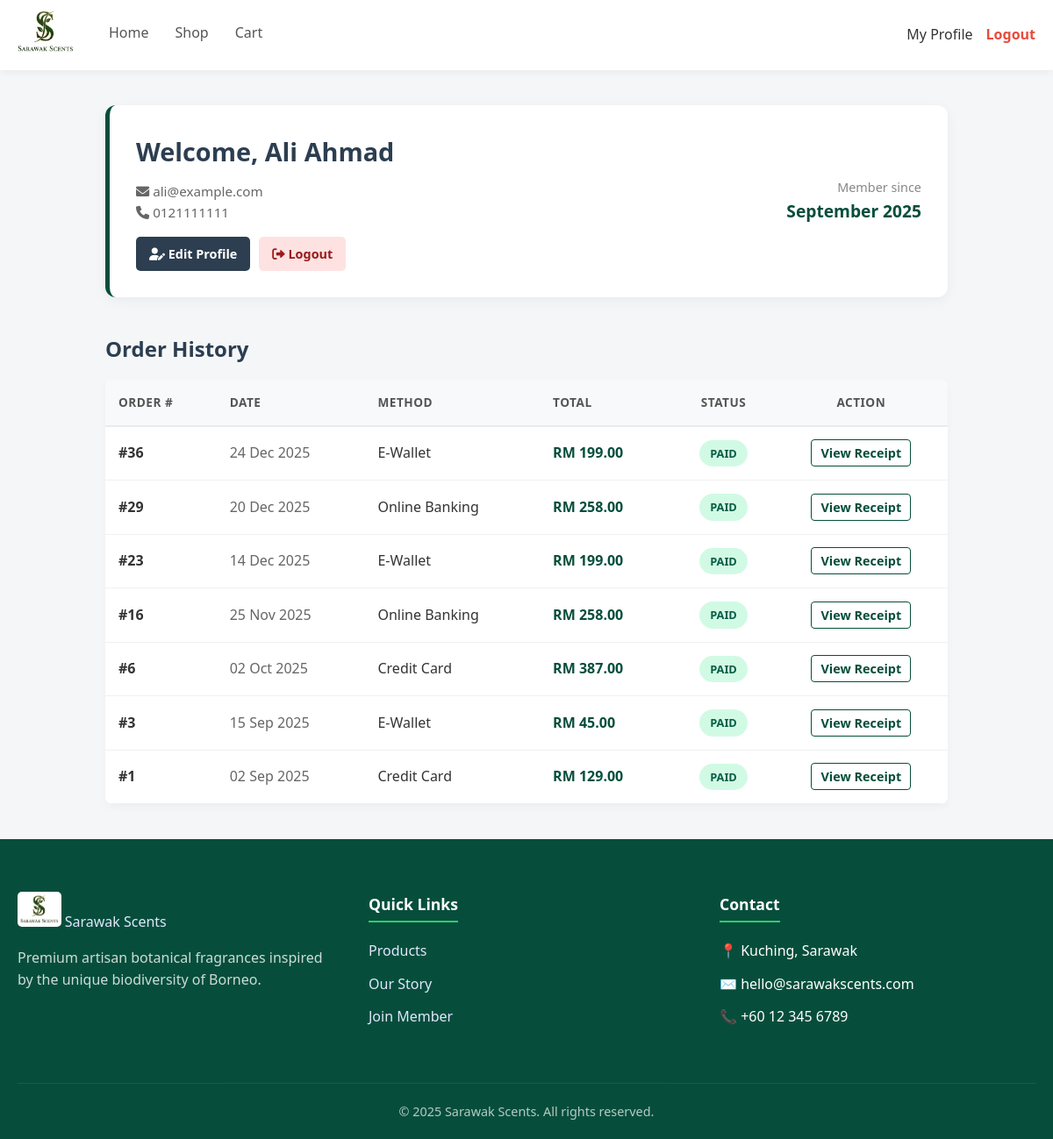
The app's page /profile.php (signed in) with its own data.
### tables this page shows
CREATE TABLE users (
    user_id INT AUTO_INCREMENT PRIMARY KEY,
    full_name VARCHAR(100) NOT NULL,
    email VARCHAR(100) NOT NULL UNIQUE,
    password VARCHAR(255) NOT NULL, 
    phone_number VARCHAR(20),
    otp_code VARCHAR(10) DEFAULT NULL,
    role ENUM('member', 'admin') DEFAULT 'member',
    address TEXT,
    created_at TIMESTAMP DEFAULT CURRENT_TIMESTAMP
);

CREATE TABLE transactions (
    transaction_id INT AUTO_INCREMENT PRIMARY KEY,
    order_id INT NOT NULL,
    payment_method VARCHAR(50),
    payment_status ENUM('Success', 'Failed') DEFAULT 'Success',
    transaction_date TIMESTAMP DEFAULT CURRENT_TIMESTAMP,
    FOREIGN KEY (order_id) REFERENCES orders(order_id)
);

CREATE TABLE orders (
    order_id INT AUTO_INCREMENT PRIMARY KEY,
    user_id INT NOT NULL,
    total_amount DECIMAL(10,2) NOT NULL,
    order_date TIMESTAMP DEFAULT CURRENT_TIMESTAMP,
    status ENUM('Pending', 'Paid', 'Shipped', 'Cancelled') DEFAULT 'Paid',
    FOREIGN KEY (user_id) REFERENCES users(user_id)
);

### profile.php (the view, shortened to what this page needs)
<?php
include 'includes/db_connect.php';
$user_id = $_SESSION['user_id'];
$user_sql = "SELECT * FROM users WHERE user_id = $user_id";
$user_res = mysqli_query($conn, $user_sql);
$user = mysqli_fetch_assoc($user_res);
$order_sql = "SELECT o.*, t.payment_method
              FROM orders o
              LEFT JOIN transactions t ON o.order_id = t.order_id
              WHERE o.user_id = $user_id
              ORDER BY o.order_date DESC";
$orders = mysqli_query($conn, $order_sql);
include 'includes/header.php';
?>
<div class="profile-container">
    <div class="profile-header">
        <div class="user-info">
            <h1>Welcome, <?php echo htmlspecialchars($user['full_name']); ?></h1>
            <div class="user-details">
                <div><i class="fas fa-envelope"></i> <?php echo htmlspecialchars($user['email']); ?></div>
                <div><i class="fas fa-phone"></i> <?php echo htmlspecialchars($user['phone_number']); ?></div>
            </div>
            <div class="profile-actions">
                <a href="edit_profile.php" class="btn-edit">
                    <i class="fas fa-user-edit"></i> Edit Profile
                </a>
                <a href="logout.php" onclick="return confirm('Are you sure?');" class="btn-logout-soft">
                    <i class="fas fa-sign-out-alt"></i> Logout
                </a>
            </div>
        </div>
        <div class="user-meta">
            <div>Member since</div>
            <div style="font-size: 1.2rem; font-weight: bold; color: #064e3b;">
                <?php echo date('F Y', strtotime($user['created_at'])); ?>
            </div>
        </div>
    </div>
    <h2 class="section-title">Order History</h2>
    <?php if (mysqli_num_rows($orders) > 0): ?>
        <table class="cart-table"> <thead>
                <tr>
                    <th>Order #</th>
                    <th>Date</th>
                    <th>Method</th>
                    <th>Total</th>
                    <th style="text-align: center;">Status</th>
                    <th style="text-align: center;">Action</th>
                </tr>
            </thead>
            <tbody>
                <?php while ($ord = mysqli_fetch_assoc($orders)): ?>
                    <tr>
                        <td data-label="Order #">
                            <strong>#<?php echo $ord['order_id']; ?></strong>
                        </td>
                        <td data-label="Date" style="color: #666;">
                            <?php echo date('d M Y', strtotime($ord['order_date'])); ?>
                        </td>
                        <td data-label="Method">
                            <?php echo htmlspecialchars($ord['payment_method'] ?? 'Online'); ?>
                        </td>
                        <td data-label="Total" style="color: #064e3b; font-weight: bold;">
                            RM <?php echo number_format($ord['total_amount'], 2); ?>
                        </td>
                        <td data-label="Status" style="text-align: center;">
                            <?php
                                $statusClass = 'status-pending';
                                if ($ord['status'] == 'Paid') $statusClass = 'status-paid';
                                elseif ($ord['status'] == 'Shipped') $statusClass = 'status-shipped';
                                elseif ($ord['status'] == 'Cancelled') $statusClass = 'status-cancelled';
                            ?>
                            <span class="status-badge <?php echo $statusClass; ?>">
                                <?php echo htmlspecialchars($ord['status']); ?>
                            </span>
                        </td>
                        <td data-label="Action" style="text-align: center;">
                            <a href="receipt.php?order_id=<?php echo $ord['order_id']; ?>" class="receipt-link">
                                View Receipt
                            </a>
                        </td>
                    </tr>
                <?php endwhile; ?>
            </tbody>
        </table>
    <?php endif; ?>
</div>
<?php include 'includes/footer.php'; ?>

### includes/header.php (shortened to what this page needs)
<?php
$isInAdmin = strpos($_SERVER['REQUEST_URI'], '/admin/') !== false;
$basePath = $isInAdmin ? '../' : '';
$current_page = basename($_SERVER['PHP_SELF']);
?>
<!DOCTYPE html>
<html lang="en">
<head>
    <link rel="stylesheet" href="https://cdnjs.cloudflare.com/ajax/libs/font-awesome/6.0.0/css/all.min.css">
    <link rel="stylesheet" href="<?php echo $basePath; ?>css/style.css">
</head>
<body class="with-fixed-header">
    <nav class="navbar">
        <div class="nav-container">
            <a href="<?php echo $basePath; ?>index.php" class="nav-logo">
                <img src="<?php echo $basePath; ?>assets/images/Sarawak_Scents_Logo.png" alt="Sarawak Scents">
            </a>
            <div class="nav-menu" id="navMenu">
                <ul class="nav-links">
                    <li><a href="<?php echo $basePath; ?>index.php" class="<?php echo ($current_page == 'index.php') ? 'active' : ''; ?>">Home</a></li>
                    <li><a href="<?php echo $basePath; ?>shop.php" class="<?php echo ($current_page == 'shop.php') ? 'active' : ''; ?>">Shop</a></li>
                    <li>
                        <a href="<?php echo $basePath; ?>cart.php" class="<?php echo ($current_page == 'cart.php') ? 'active' : ''; ?>">
                            Cart
                        </a>
                    </li>
                </ul>
                <ul class="nav-auth">
                    <?php if (isset($_SESSION['user_id'])): ?>
                        <?php if (isset($_SESSION['role']) && $_SESSION['role'] === 'admin'): ?>
                            <li><a href="<?php echo $basePath; ?>admin/dashboard.php" class="btn-admin-link">Admin Panel</a></li>
                        <?php else: ?>
                            <li><a href="<?php echo $basePath; ?>profile.php" class="btn-profile">My Profile</a></li>
                        <?php endif; ?>
                        <li><a href="<?php echo $basePath; ?>logout.php" onclick="return confirm('Logout?');" class="btn-logout">Logout</a></li>
                    <?php else: ?>
                        <li><a href="<?php echo $basePath; ?>login.php" class="btn-nav btn-login">Login</a></li>
                        <li><a href="<?php echo $basePath; ?>signup.php" class="btn-nav btn-signup">Sign Up</a></li>
                    <?php endif; ?>
                </ul>
            </div>
        </div>
    </nav>
    <div class="main-wrapper">

### includes/footer.php (shortened to what this page needs)
<?php
$isInAdmin = strpos($_SERVER['REQUEST_URI'], '/admin/') !== false;
$basePath = $isInAdmin ? '../' : '';
?>
</div> <footer class="site-footer">
    <div class="footer-container">
        <div class="footer-col footer-brand">
            <a href="<?php echo $basePath; ?>index.php" class="footer-logo-link">
                <img src="<?php echo $basePath; ?>assets/images/Sarawak_Scents_Logo.png" alt="Logo">
                <span>Sarawak Scents</span>
            </a>
            <p>Premium artisan botanical fragrances inspired by the unique biodiversity of Borneo.</p>
        </div>
        <div class="footer-col footer-links">
            <h4>Quick Links</h4>
            <ul>
                <li><a href="<?php echo $basePath; ?>shop.php">Products</a></li>
                <li><a href="<?php echo $basePath; ?>index.php#story">Our Story</a></li>
                <li><a href="<?php echo $basePath; ?>signup.php">Join Member</a></li>
            </ul>
        </div>
        <div class="footer-col footer-contact">
            <h4>Contact</h4>
            <ul>
                <li><span>📍</span> Kuching, Sarawak</li>
                <li><span>✉️</span> hello@sarawakscents.com</li>
                <li><span>📞</span> +60 12 345 6789</li>
            </ul>
        </div>
    </div>
    <div class="footer-bottom">
        &copy; <?php echo date("Y"); ?> Sarawak Scents. All rights reserved.
    </div>
</footer>
</body>
</html>

### css/style.css (style rules this page uses)
* { box-sizing: border-box; margin: 0; padding: 0; font-family: 'Segoe UI', Tahoma, Geneva, Verdana, sans-serif; }
body { background-color: #f4f6f8; color: #333; line-height: 1.6; }
body.with-fixed-header { padding-top: 90px; }
a { text-decoration: none; color: inherit; }
h1 { font-size: 1.8rem; margin-bottom: 0.5rem; }
body.with-fixed-header { padding-top: 80px; }
.navbar { position: fixed; top: 0; left: 0; width: 100%; background: white; box-shadow: 0 2px 10px rgba(0,0,0,0.05); z-index: 1000; height: 80px; }
.nav-container { max-width: 1200px; margin: 0 auto; padding: 0 20px; height: 100%; display: flex; justify-content: space-between; align-items: center; }
.nav-logo img { height: 50px; }
.nav-menu { display: flex; align-items: center; gap: 40px; flex-grow: 1; justify-content: space-between; margin-left: 40px; }
.nav-links { display: flex; gap: 30px; list-style: none; }
.nav-auth { display: flex; gap: 15px; list-style: none; align-items: center; }
.nav-links li { position: relative; }
.nav-links a { text-decoration: none; color: #555; font-weight: 500; position: relative; padding-bottom: 5px; display: inline-block; }
.nav-links a::after { content: ''; position: absolute; width: 0; height: 3px; bottom: 0; left: 0; background-color: #064e3b; transition: width 0.3s ease; }
.btn-logout { color: #e74c3c; font-weight: bold; }
.site-footer { background: #064e3b; color: white; padding: 60px 20px 20px; margin-top: auto; }
.footer-container { max-width: 1200px; margin: 0 auto; display: flex; flex-wrap: wrap; justify-content: space-between; gap: 40px; }
.footer-col { flex: 1; min-width: 220px; }
.footer-brand p { opacity: 0.8; margin-top: 15px; line-height: 1.6; }
.footer-brand img { height: 40px; background: white; padding: 3px; border-radius: 5px; }
.footer-col h4 { font-size: 1.1rem; margin-bottom: 20px; border-bottom: 2px solid #2ecc71; display: inline-block; padding-bottom: 5px; }
.footer-col ul { list-style: none; padding: 0; }
.footer-col ul li { margin-bottom: 12px; }
.footer-col a { text-decoration: none; color: #e0e7ff; transition: 0.3s; }
.footer-bottom { text-align: center; margin-top: 50px; padding-top: 20px; border-top: 1px solid rgba(255,255,255,0.1); font-size: 0.9rem; opacity: 0.7; }
.section-title { color: #2c3e50; margin-bottom: 1rem; }
.cart-table { width: 100%; border-collapse: collapse; background: white; box-shadow: 0 4px 10px rgba(0,0,0,0.03); border-radius: 8px; overflow: hidden; margin-bottom: 30px; }
.cart-table thead { background-color: #f8f9fa; border-bottom: 2px solid #e9ecef; }
.cart-table th { padding: 15px; text-align: left; font-weight: 700; color: #555; text-transform: uppercase; font-size: 0.85rem; letter-spacing: 0.5px; }
.cart-table td { padding: 15px; vertical-align: middle; border-bottom: 1px solid #f0f0f0; }
.profile-container { max-width: 1000px; margin: 40px auto; padding: 0 20px; min-height: 60vh; }
.profile-header { background: white; padding: 30px; border-radius: 12px; box-shadow: 0 4px 15px rgba(0,0,0,0.05); margin-bottom: 40px; display: flex; justify-content: space-between; align-items: center; flex-wrap: wrap; gap: 20px; border-left: 5px solid #064e3b; }
.user-info h1 { margin: 0 0 10px 0; font-size: 1.8rem; color: #2c3e50; }
.user-details { color: #666; font-size: 0.95rem; line-height: 1.6; }
.user-meta { text-align: right; color: #888; font-size: 0.9rem; }
.profile-actions { margin-top: 15px; display: flex; gap: 10px; }
.btn-edit { background-color: #2c3e50; color: white; padding: 8px 15px; border-radius: 5px; font-size: 0.9rem; font-weight: 600; transition: background 0.3s; }
.btn-logout-soft { background-color: #fee2e2; color: #991b1b; padding: 8px 15px; border-radius: 5px; font-size: 0.9rem; font-weight: 600; transition: background 0.3s; }
.status-badge { padding: 5px 12px; border-radius: 20px; font-size: 0.8rem; font-weight: 700; text-transform: uppercase; display: inline-block; }
.status-paid { background: #d1fae5; color: #065f46; }
.receipt-link { color: #064e3b; font-weight: 600; font-size: 0.9rem; border: 1px solid #064e3b; padding: 5px 10px; border-radius: 4px; transition: all 0.2s; }

### records on screen
users: full_name "Ali Ahmad", email "ali@example.com", phone_number "0121111111", created_at "September 2025"
transactions: order.order_id "36", order.order_date "24 Dec 2025", payment_method "E-Wallet", order.total_amount "199.00", order.status "PAID"
transactions: order.order_id "29", order.order_date "20 Dec 2025", payment_method "Online Banking", order.total_amount "258.00", order.status "PAID"
transactions: order.order_id "23", order.order_date "14 Dec 2025", payment_method "E-Wallet", order.total_amount "199.00", order.status "PAID"
transactions: order.order_id "16", order.order_date "25 Nov 2025", payment_method "Online Banking", order.total_amount "258.00", order.status "PAID"
transactions: order.order_id "6", order.order_date "02 Oct 2025", payment_method "Credit Card", order.total_amount "387.00", order.status "PAID"
transactions: order.order_id "3", order.order_date "15 Sep 2025", payment_method "E-Wallet", order.total_amount "45.00", order.status "PAID"
transactions: order.order_id "1", order.order_date "02 Sep 2025", payment_method "Credit Card", order.total_amount "129.00", order.status "PAID"
